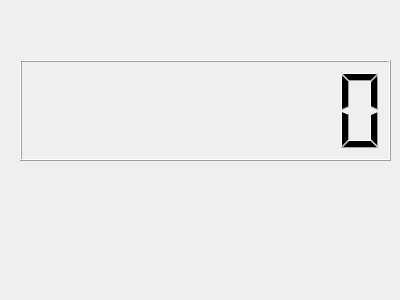
<?xml version="1.0" encoding="UTF-8"?>
<ui version="4.0">
 <class>Widget</class>
 <widget class="QWidget" name="Widget">
  <property name="enabled">
   <bool>true</bool>
  </property>
  <property name="geometry">
   <rect>
    <x>0</x>
    <y>0</y>
    <width>400</width>
    <height>300</height>
   </rect>
  </property>
  <property name="windowTitle">
   <string>Widget</string>
  </property>
  <widget class="QLCDNumber" name="lcdNumber">
   <property name="geometry">
    <rect>
     <x>20</x>
     <y>60</y>
     <width>371</width>
     <height>101</height>
    </rect>
   </property>
   <property name="digitCount">
    <number>8</number>
   </property>
  </widget>
 </widget>
 <layoutdefault spacing="6" margin="11"/>
 <resources/>
 <connections/>
</ui>
